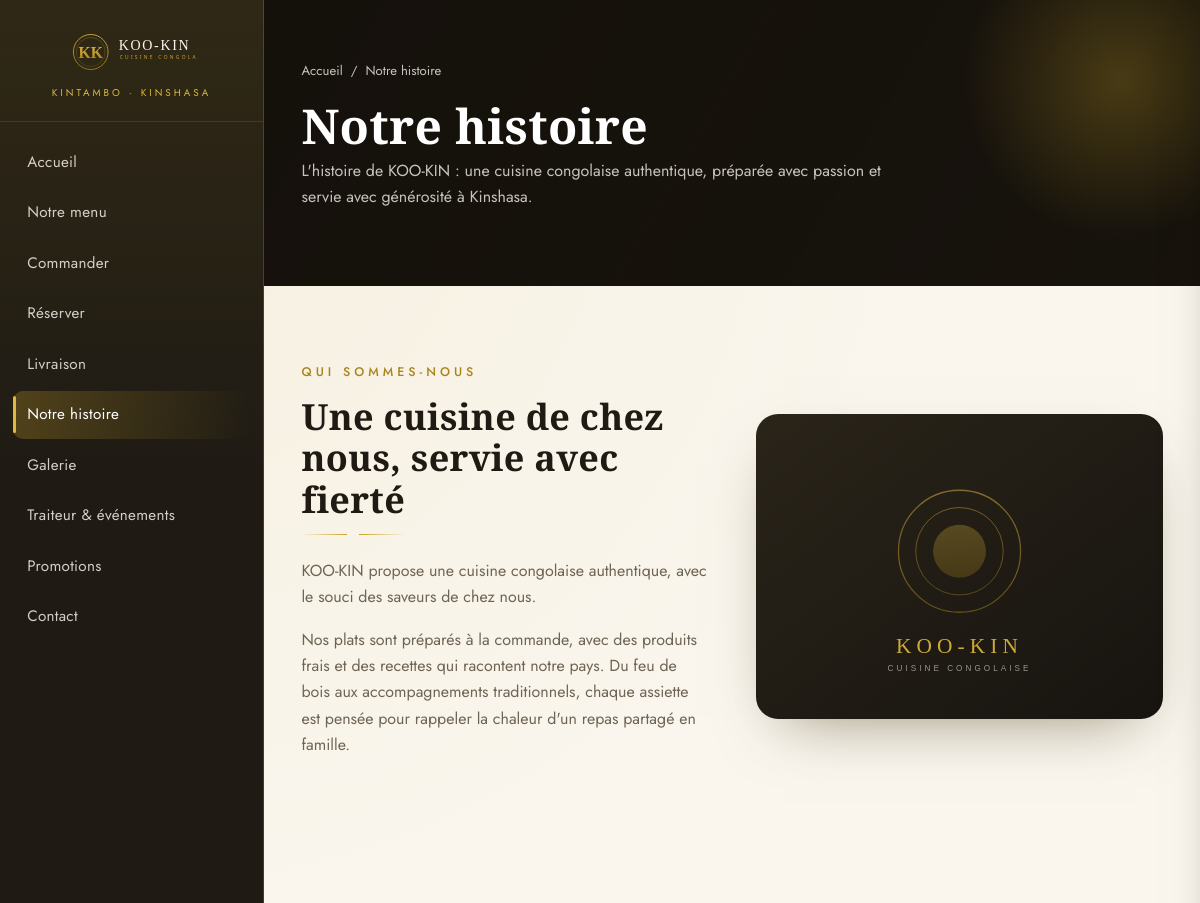
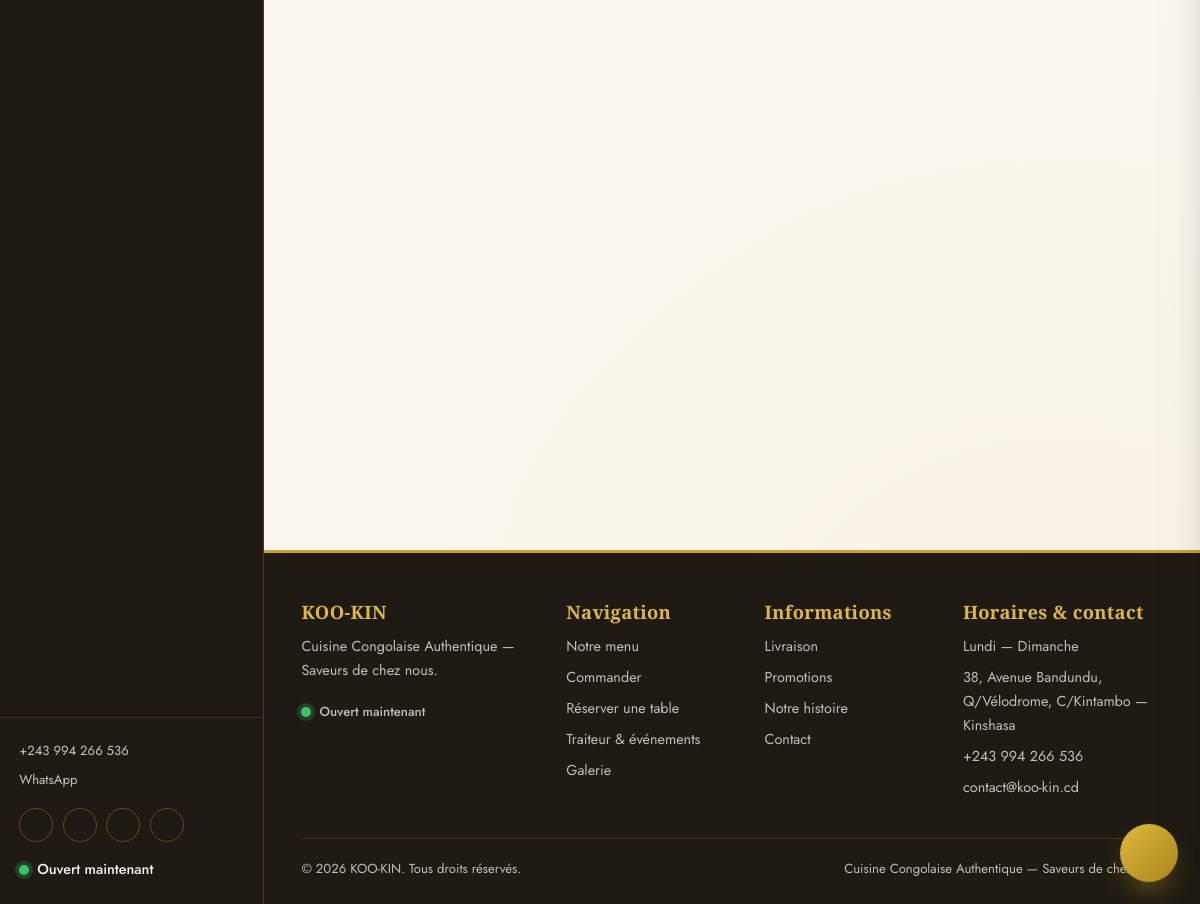
/histoire.php, run on the app's committed database (2 pictures, top to bottom).
### tables this page shows
CREATE TABLE `parametres_site` (
  `id` INT UNSIGNED NOT NULL AUTO_INCREMENT,
  `cle` VARCHAR(100) NOT NULL,
  `valeur` TEXT NULL,
  `description` VARCHAR(255) NULL,
  PRIMARY KEY (`id`),
  UNIQUE KEY `uq_parametres_cle` (`cle`)
);

### classes/core/Config.php (called while the page is built, shortened)
<?php
class Config
{
    private static ?array $items = null;
    public static function load(array $data): void
    {
        self::$items = $data;
    }
    public static function get(string $key, mixed $default = null): mixed
    {
        $segments = explode('.', $key);
        $value = self::$items;
        foreach ($segments as $segment) {
            if (!is_array($value) || !array_key_exists($segment, $value)) {
                return $default;
            }
            $value = $value[$segment];
        }
        return $value;
    }
}

### classes/core/Database.php (called while the page is built, shortened)
<?php
class Database
{
    private static ?Database $instance = null;
    private PDO $pdo;
    private function __construct(array $cfg)
    {
        $dsn = sprintf(
            'mysql:host=%s;port=%d;dbname=%s;charset=%s',
            $cfg['host'],
            $cfg['port'],
            $cfg['name'],
            $cfg['charset']
        );
        try {
            $this->pdo = new PDO($dsn, $cfg['user'], $cfg['pass'], [
                PDO::ATTR_ERRMODE            => PDO::ERRMODE_EXCEPTION,
                PDO::ATTR_DEFAULT_FETCH_MODE => PDO::FETCH_ASSOC,
                PDO::ATTR_EMULATE_PREPARES   => false,
            ]);
        } catch (PDOException $e) {
            throw new RuntimeException('Connexion à la base de données impossible : ' . $e->getMessage());
        }
    }
    public static function init(array $cfg): void
    {
        if (self::$instance === null) {
            self::$instance = new self($cfg);
        }
    }
    public static function instance(): self
    {
        return self::$instance;
    }
    public function run(string $sql, array $params = []): \PDOStatement
    {
        $stmt = $this->pdo->prepare($sql);
        $stmt->execute($params);
        return $stmt;
    }
    public function one(string $sql, array $params = []): ?array
    {
        $row = $this->run($sql, $params)->fetch();
        return $row === false ? null : $row;
    }
}

### histoire.php (the view, shortened to what this page needs)
<?php
$page = [
    'titre' => 'Notre histoire — KOO-KIN',
    'actif' => 'histoire',
    'description' => 'L\'histoire de KOO-KIN : une cuisine congolaise authentique, préparée avec passion et servie avec générosité à Kinshasa.',
    'fil' => 'Notre histoire',
];
require BASE_PATH . 'includes/front/header.php';
require BASE_PATH . 'includes/front/entete-page.php';
?>
<section class="section">
    <div class="conteneur">
        <div class="grille grille--2" style="align-items:center;gap:3rem">
            <div class="animer">
                <span class="eyebrow">Qui sommes-nous</span>
                <h2>Une cuisine de chez nous, servie avec fierté</h2>
                <div class="separateur"></div>
                <p class="texte-doux"><?= nl2br(e((string) param('histoire', 'KOO-KIN propose une cuisine congolaise authentique, avec le souci des saveurs de chez nous.'))) ?></p>
                <p class="texte-doux">
                    Nos plats sont préparés à la commande, avec des produits frais et des recettes qui
                    racontent notre pays. Du feu de bois aux accompagnements traditionnels, chaque assiette
                    est pensée pour rappeler la chaleur d'un repas partagé en famille.
                </p>
            </div>
            <div class="animer">
                <div style="border-radius:22px;overflow:hidden;box-shadow:var(--ombre-forte)">
                    <img src="<?= e(hero_photo(null)) ?>" alt="KOO-KIN">
                </div>
            </div>
        </div>
        <div class="grille grille--3" style="margin-top:3rem">
        </div>
    </div>
</section>
<?php require BASE_PATH . 'includes/front/footer.php';

### includes/front/header.php (shortened to what this page needs)
<?php
$page = $page ?? [];
$actif = $page['actif'] ?? '';
$phone = (string) param('telephone', '+243 994 266 536');
$whatsapp = (string) param('whatsapp', '243994266536');
$horaireDuJour = db()->one(
    'SELECT ouverture, fermeture, ferme FROM horaires WHERE id = ? LIMIT 1',
    [(int) date('N')]
);
$statut = 'ferme';
if ($horaireDuJour && (int) $horaireDuJour['ferme'] === 0 && $horaireDuJour['ouverture'] && $horaireDuJour['fermeture']) {
    $now = time();
    $ouvre = strtotime('today ' . $horaireDuJour['ouverture']);
    $ferme = strtotime('today ' . $horaireDuJour['fermeture']);
    $statut = ($now >= $ouvre && $now <= $ferme) ? 'ouvert' : 'ferme';
}
?>
<!doctype html>
<html lang="fr">
<head>
    <link rel="stylesheet" href="<?= e(asset('css/style.css')) ?>">
</head>
<body>
<aside class="sidebar" id="sidebar" aria-label="Navigation principale">
    <div class="sidebar__logo">
        <a href="<?= e(url('/')) ?>">
            <img src="<?= e(asset('img/logo.svg')) ?>" alt="KOO-KIN">
        </a>
        <span>Kintambo · Kinshasa</span>
    </div>
    <nav class="sidebar__nav">
        <a href="<?= e(url('/')) ?>" class="<?= $actif === 'accueil' ? 'actif' : '' ?>">Accueil</a>
        <a href="<?= e(url('menu.php')) ?>" class="<?= $actif === 'menu' ? 'actif' : '' ?>">Notre menu</a>
        <a href="<?= e(url('commander.php')) ?>" class="<?= $actif === 'commander' ? 'actif' : '' ?>">Commander</a>
        <a href="<?= e(url('reservation.php')) ?>" class="<?= $actif === 'reservation' ? 'actif' : '' ?>">Réserver</a>
        <a href="<?= e(url('livraison.php')) ?>" class="<?= $actif === 'livraison' ? 'actif' : '' ?>">Livraison</a>
        <a href="<?= e(url('histoire.php')) ?>" class="<?= $actif === 'histoire' ? 'actif' : '' ?>">Notre histoire</a>
        <a href="<?= e(url('galerie.php')) ?>" class="<?= $actif === 'galerie' ? 'actif' : '' ?>">Galerie</a>
        <a href="<?= e(url('traiteur.php')) ?>" class="<?= $actif === 'traiteur' ? 'actif' : '' ?>">Traiteur &amp; événements</a>
        <a href="<?= e(url('promotions.php')) ?>" class="<?= $actif === 'promotions' ? 'actif' : '' ?>">Promotions</a>
        <a href="<?= e(url('contact.php')) ?>" class="<?= $actif === 'contact' ? 'actif' : '' ?>">Contact</a>
    </nav>
    <div class="sidebar__contact">
        <a href="tel:<?= e(preg_replace('/\s+/', '', $phone)) ?>"><?= e($phone) ?></a>
        <a href="https://wa.me/<?= e($whatsapp) ?>" target="_blank" rel="noopener">WhatsApp</a>
        <div class="sidebar__social">
            <a href="<?= e((string) param('facebook', '#')) ?>" target="_blank" rel="noopener" aria-label="Facebook"><?= icone('facebook') ?></a>
            <a href="<?= e((string) param('instagram', '#')) ?>" target="_blank" rel="noopener" aria-label="Instagram"><?= icone('instagram') ?></a>
            <a href="<?= e((string) param('tiktok', '#')) ?>" target="_blank" rel="noopener" aria-label="TikTok"><?= icone('tiktok') ?></a>
            <a href="https://wa.me/<?= e($whatsapp) ?>" target="_blank" rel="noopener" aria-label="WhatsApp"><?= icone('whatsapp') ?></a>
        </div>
        <p class="statut-ouvert <?= $statut === 'ouvert' ? 'ouvert' : 'ferme' ?>" style="margin:1rem 0 0">
            <span class="point"></span>
            <?= $statut === 'ouvert' ? 'Ouvert maintenant' : 'Fermé actuellement' ?>
        </p>
    </div>
</aside>
<div class="page">
    <main id="contenu">

### includes/front/footer.php (shortened to what this page needs)
<?php
require BASE_PATH . 'includes/front/chatbox.php';
?>
<footer class="footer">
    <div class="conteneur">
        <div class="footer__grid">
            <div>
                <h4>KOO-KIN</h4>
                <p style="font-size:.9rem"><?= e((string) param('footer_texte', 'Cuisine Congolaise Authentique — Saveurs de chez nous.')) ?></p>
                <p class="statut-ouvert <?php
                    $h = db()->one('SELECT ouverture, fermeture, ferme FROM horaires WHERE id = ? LIMIT 1', [(int) date('N')]);
                    $open = false;
                    if ($h) { $n = time(); $o = strtotime('today ' . $h['ouverture']); $f = strtotime('today ' . $h['fermeture']); if ($f < $o) { $f += 86400; } $open = ((int) $h['ferme'] === 0 && $n >= $o && $n <= $f); }
                echo $open ? 'ouvert' : 'ferme'; ?>"><span class="point"></span><span style="font-size:.82rem"><?= $open ? 'Ouvert maintenant' : 'Fermé actuellement' ?></span></p>
            </div>
            <div>
                <h4>Navigation</h4>
                <ul>
                    <li><a href="<?= e(url('menu.php')) ?>">Notre menu</a></li>
                    <li><a href="<?= e(url('commander.php')) ?>">Commander</a></li>
                    <li><a href="<?= e(url('reservation.php')) ?>">Réserver une table</a></li>
                    <li><a href="<?= e(url('traiteur.php')) ?>">Traiteur &amp; événements</a></li>
                    <li><a href="<?= e(url('galerie.php')) ?>">Galerie</a></li>
                </ul>
            </div>
            <div>
                <h4>Informations</h4>
                <ul>
                    <li><a href="<?= e(url('livraison.php')) ?>">Livraison</a></li>
                    <li><a href="<?= e(url('promotions.php')) ?>">Promotions</a></li>
                    <li><a href="<?= e(url('histoire.php')) ?>">Notre histoire</a></li>
                    <li><a href="<?= e(url('contact.php')) ?>">Contact</a></li>
                </ul>
            </div>
            <div>
                <h4>Horaires &amp; contact</h4>
                <ul>
                    <li><?= e((string) param('horaires_texte', 'Lundi — Dimanche')) ?></li>
                    <li><?= e((string) param('adresse', '')) ?></li>
                    <li><a href="tel:<?= e(preg_replace('/\s+/', '', (string) param('telephone', ''))) ?>"><?= e((string) param('telephone', '')) ?></a></li>
                    <li><a href="mailto:<?= e((string) param('email', '')) ?>"><?= e((string) param('email', '')) ?></a></li>
                </ul>
            </div>
        </div>
        <div class="footer__bas">
            <span>© <?= date('Y') ?> <?= e((string) param('site_nom', 'KOO-KIN')) ?>. Tous droits réservés.</span>
            <span><?= e((string) param('site_slogan', 'Cuisine Congolaise Authentique')) ?> — <?= e((string) param('site_description', 'Saveurs de chez nous')) ?></span>
        </div>
    </div>
</footer>
</main>
</div>
</body>
</html>

### data on the page
parametres_site: valeur "+243 994 266 536"
parametres_site: valeur "KOO-KIN propose une cuisine congolaise authentique, avec le souci des saveurs de chez nous."
parametres_site: valeur "Cuisine Congolaise Authentique — Saveurs de chez nous."
parametres_site: valeur "Lundi — Dimanche"
parametres_site: valeur "38, Avenue Bandundu, Q/Vélodrome, C/Kintambo — Kinshasa"
parametres_site: valeur "contact@koo-kin.cd"
parametres_site: valeur "KOO-KIN"
parametres_site: valeur "Cuisine Congolaise Authentique"
parametres_site: valeur "Saveurs de chez nous"

### other printed values
$fil "Notre histoire"
$h1 "Notre histoire"
$description "L'histoire de KOO-KIN : une cuisine congolaise authentique, préparée avec passion et servie avec générosité à Kinshasa."
